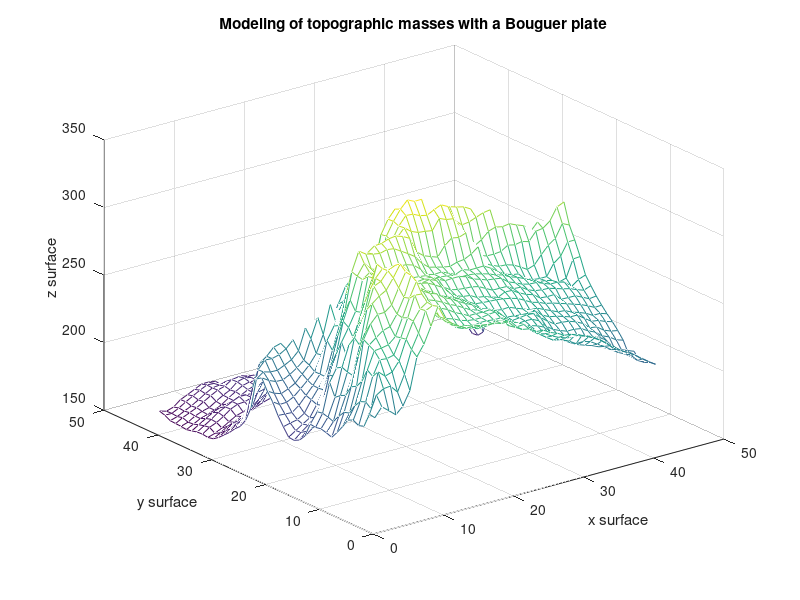
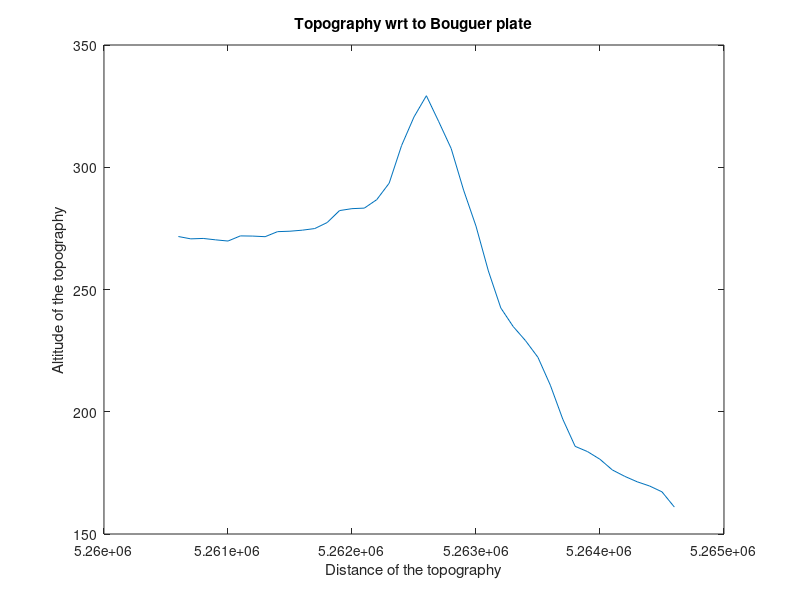

MATLAB code for these plots, in order: (Note: this script raises an error after producing the figures.)


clc;
clear all;
format long g;

%%%%%%%%%%%%%%%%%%%%%%%%%%%%%%%%%%%%%%%%%%%

dgm = load('dgm.mat');
surface_x = dgm.dgm.x;
surface_y = dgm.dgm.y;
surface_z = dgm.dgm.z;

%% Task 1 part 1
%%%%%%%%%%%%%%%%%%%%%%%%%%%%%%%%%%%%%%%%%%%%%%%%%%%%%%%%%%%%%
% % Topographic contribution to gravity in case of modeling of 
% %     the topographic masses with a Bouguer plate

%%%%%%%%%%%%%%%%%%%%%%%%%%%%%%%%%%%%%%%%%%%
% % Find the center of new surface (Zugspite)
 %why here Index 20183?   not 201*201 
 %here we are saving max value as the center of z and total number for the y is saved as index.
%%%%%%%%%%%%%%%%%%%%%%%%%%%%%%%%%%%
[center_surface_z,Index] = max(surface_z(:)); 
[I_row, I_col] = ind2sub(size(surface_z),Index);

%%%%%%%%%%%%%%%%%%%%%%%%%%%%%%%%%%%%%%%%%%%%%%%%%%%%%%%%%%%%%%%%%%%%%%%%%%%
% % New Surface with length 4 km, orientation: north-south, and point     %
% %   distance 100 m why we are increasing row by 40? If we want to       %
% increase in the east-west or only east or only north or only south or   %
% onlywest then how we will deal eith the above formual? Incase of only   %
% altitude like in z direction?                                           %
%%%%%%%%%%%%%%%%%%%%%%%%%%%%%%%%%%%%%%%%%%%%%%%%%%%%%%%%%%%%%%%%%%%%%%%%%%%%%
Line_X = surface_x(I_col-40:2:I_col+40);
Line_Y = surface_y(I_row-40:2:I_row+40);
Line_Z = surface_z(I_row-40:2:I_row+40,I_col-40:2:I_col+40);

%%%%%%%%%%%%%%%%%%%%%%%%%%%%%%%%%%%%%%%%%%%%%%%%%%%%%%%%%
% % Modeling of topographic masses with a Bouguer plate %
%%%%%%%%%%%%%%%%%%%%%%%%%%%%%%%%%%%%%%%%%%%%%%%%%%%%%%%%%
G = 6.674*10^(-11);
rho = 2670;
gp_top_Bouguer = 2*pi*G*rho*Line_Z*10^(5);    


% Plots
figure();
mesh(gp_top_Bouguer);
title('Modeling of topographic masses with a Bouguer plate');
xlabel('x surface');
ylabel('y surface');
zlabel('z surface'); 


figure();
plot(Line_Y,gp_top_Bouguer(:,21)); %because 21 column is the center of the all column
xlabel('Distance of the topography');
ylabel('Altitude of the topography');
title('Topography wrt to Bouguer plate');
%%%%%%%%%%%%%%%%%%%%%%%% Task 1 part 2%%%%%%%%%%%%%%%%%%%%%%%
%%%%%%%%%%%%%%%%%%%%%%%%%%%%%%%%%%%%%%%%%%%%%%%%%%%%%%%%%%%%%
%%% Topographic masses with rectangular prisms              %
%%%%%%%%%%%%%%%%%%%%%%%%%%%%%%%%%%%%%%%%%%%%%%%%%%%%%%%%%%%%%

SurfaceX1= repmat(surface_x - 25,numel(surface_y(1,:)),1);
SurfaceX2= repmat(surface_x + 25,numel(surface_y(1,:)),1);
SurfaceY3= repmat(surface_y.' - 25,1,numel(surface_y(1,:)));
SurfaceY4= repmat(surface_y.' + 25,1,numel(surface_y(1,:)));


for k=1:numel(Line_Z(1,:))
    G=SurfaceY3-Line_Y(1,k);
    gp_top_rectangular_Prism(1,k) = sum(sum(vprism(SurfaceX1-Line_X(1,21),SurfaceX2-Line_X(1,21),SurfaceY3-Line_Y(1,k),SurfaceY4-Line_Y(1,k),-Line_Z(k,21),surface_z-Line_Z(k,21))));
    gp_top_rectangular_Prism(1,k) =gp_top_rectangular_Prism(1,k)*rho*10^(-3);
end

%%%%%%%%%%%%%%%%%%%%%%%%%%%%%%%%%%%%%%%%%%%%%%%%%%%%%
%%                            Plots                 %
%%%%%%%%%%%%%%%%%%%%%%%%%%%%%%%%%%%%%%%%%%%%%%%%%%%%%
 figure();
 plot(gp_top_rectangular_Prism);
 xlabel('Distance of the topography');
ylabel('Altitude of the topography');
title('Topography wrt to Rectangular Prism');

 figure();
 plot(Line_Y,gp_top_rectangular_Prism);
 hold on;
 plot(Line_Y,gp_top_Bouguer(:,21));
 hold off;
xlabel('Distance of the topography');
ylabel('Altitude of the topography');
title('comparison-Topography wrt to Bouguer plate and Rectangular Prism');

 
 %%%%%%%%%%%%%%%%%%%%%%%%%%%%%%%%%%%%%%%%%%%%%%%%%%%%%%%%%%%
 %%                             Task 2                    %
%%%%%%%%%%%%%%%%%%%%%%%%%%%%%%%%%%%%%%%%%%%%%%%%%%%%%%%%%%%%%

field_X =400:150:1300;
field_Y = 400:150:1300;
field_Z1 = repmat(1300,numel(field_Y(1,:)),1); 
a=find(field_Y(:) == 150);
field_Z2(1:7) = repmat(1300,numel(field_Y(1,:)),1); 
 


 %%%%%%%%%%%%%%%%%%%%%%%%% Task 3%%%%%%%%%%%%%%%%%%%%%%%%%%%%
%%%%%%%%%%%%%%%%%%%%%%%%%%%%%%%%%%%%%%%%%%%%%%%%%%%%%%%%%%%%%
% %                   Orthometric heights                  %%
%%%%%%%%%%%%%%%%%%%%%%%%%%%%%%%%%%%%%%%%%%%%%%%%%%%%%%%%%%%%%
Cp = 29035;
gp = 9.80005688;
free_air_gravity_grad = -0.3086*10^(-5);
%%%%%%%%%%%%%%%%%%%%%%%%%%%%%%%%%%%%%%%%%%%
% % Using Helmert heights formula         %
%%%%%%%%%%%%%%%%%%%%%%%%%%%%%%%%%%%%%%%%%%%
g_bar_1 = gp + 0.0424*10^(-5)*center_surface_z;
Hp = Cp/g_bar_1;
%%%%%%%%%%%%%%%%%%%%%%%%%%%%%%%%%%%%%%%%%%%%%%%%%%%%%%%%%%%%%%%%
%   Using precise computation of the topographic contribution  %
%%%%%%%%%%%%%%%%%%%%%%%%%%%%%%%%%%%%%%%%%%%%%%%%%%%%%%%%%%%%%%%%
v_top_rectangular_Prism = sum(sum(vprism(SurfaceX1-Line_X(1,21),SurfaceX2-Line_X(1,21),SurfaceY3-Line_Y(1,21),SurfaceY4-Line_Y(1,21),-Line_Z(21,21),surface_z-Line_Z(21,21))))*rho*10^(-3);
v_top_rectangular_Prism_Zero = sum(sum(vprism(SurfaceX1-Line_X(1,21),SurfaceX2-Line_X(1,21),SurfaceY3-Line_Y(1,21),SurfaceY4-Line_Y(1,21),0,surface_z)))*rho*10^(-3);

gptop =gp_top_rectangular_Prism(1,21);

g_bar_2 = gp - free_air_gravity_grad*center_surface_z/2 - gptop*10^(-5) +(v_top_rectangular_Prism_Zero - v_top_rectangular_Prism)/center_surface_z;
Hp2 = Cp/g_bar_2;

